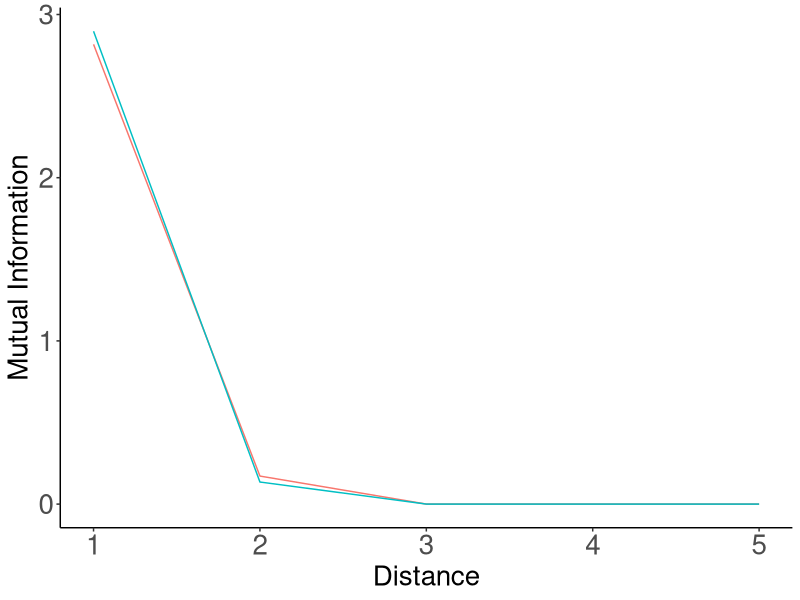
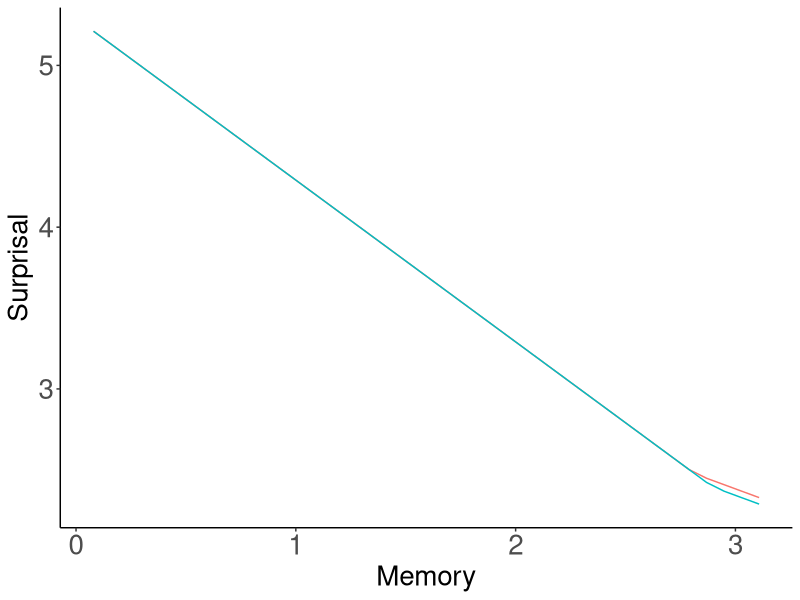
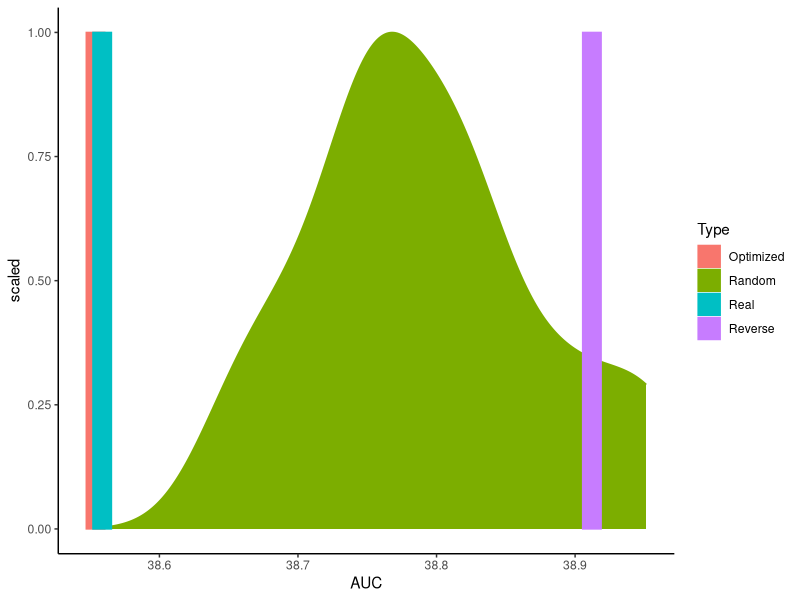

Reproduce these figures in R, in order.
library(tidyr)
library(dplyr)
library(ggplot2)

######################################

data = read.csv("results.tsv", sep="\t")


data = data %>% filter(Script == "forWords_Sesotho_RandomOrder_Normalized_HeldoutClip.py")

unigramCE = mean(data$UnigramCE)

data$Type = ifelse(data$Model %in% c("REAL", "RANDOM", "REVERSE"), as.character(data$Model), "Optimized")

data_ = data %>% group_by(Distance, Type) %>% summarise(MI=median(MI))
data_ = data_ %>% filter(Distance < 5)
data_ = data_ %>% filter(Type %in% c("REAL", "RANDOM"))
plot = ggplot(data_, aes(x=1+Distance, y=MI, color=Type)) + geom_line()
plot = plot + theme_bw()
plot = plot + xlab("Distance") + ylab("Mutual Information")
plot = plot + theme(axis.title.x=element_text(size=20), axis.title.y=element_text(size=20), axis.text = element_text(size=20))
plot = plot + theme(panel.grid.major = element_blank(), panel.grid.minor = element_blank(), panel.background = element_blank(), legend.position="none")
plot = plot + theme(axis.line = element_line(colour = "black"),
            panel.grid.major = element_blank(),
                panel.grid.minor = element_blank(),
                panel.border = element_blank(),
                    panel.background = element_blank())
ggsave(plot, file=paste("figures/Sesotho-suffixes-byMorphemes-it-heldout.pdf", sep=""), height=4, width=4)

data = read.csv("results_interpolated.tsv", sep="\t")


data = data %>% filter(Script == "forWords_Sesotho_RandomOrder_Normalized_HeldoutClip.py")

data = data %>% group_by(Type, Memory) %>% summarise(Surprisal=unigramCE-median(MI))

data_ = data %>% filter(Type %in% c("REAL", "RANDOM"))

plot = ggplot(data_, aes(x=Memory, y=Surprisal, color=Type)) + geom_line() #size=2)
plot = plot + theme_bw()
plot = plot + theme(axis.title.x=element_text(size=20), axis.title.y=element_text(size=20), axis.text = element_text(size=20))
plot = plot + theme(panel.grid.major = element_blank(), panel.grid.minor = element_blank(), panel.background = element_blank(), legend.position="none")
plot = plot + theme(axis.line = element_line(colour = "black"),
            panel.grid.major = element_blank(),
                panel.grid.minor = element_blank(),
                panel.border = element_blank(),
                    panel.background = element_blank())
ggsave(plot, file=paste("figures/Sesotho-suffixes-byMorphemes-memsurp-heldout.pdf", sep=""), height=4, width=4)


######################################

data = read.csv("results_auc.tsv", sep="\t")

data = data %>% filter(Script == "forWords_Sesotho_RandomOrder_Normalized_HeldoutClip.py")


data$Type = ifelse(data$Model %in% c("REAL", "RANDOM", "REVERSE"), as.character(data$Model), "Optimized")
data$Type = ifelse(data$Type %in% c("REAL"), "Real", as.character(data$Type))
data$Type = ifelse(data$Type %in% c("RANDOM"), "Random", as.character(data$Type))
data$Type = ifelse(data$Type %in% c("REVERSE"), "Reverse", as.character(data$Type))

data_ = data %>% filter(Type %in% c("Real", "Random", "Optimized", "Reverse"))


#plot = ggplot(data_, aes(x=AUC, y=1, color=Type, fill=Type)) + geom_bar(stat="identity") #size=2)
#plot = plot + theme_bw()
#plot = plot + theme(axis.title.x=element_blank(), axis.title.y=element_blank(), axis.text = element_text(size=20))
#plot = plot + theme(panel.grid.major = element_blank(), panel.grid.minor = element_blank(), panel.background = element_blank()) #, legend.position="none")
#plot = plot + theme(axis.line = element_line(colour = "black"),
#            panel.grid.major = element_blank(),
#                panel.grid.minor = element_blank(),
#                panel.border = element_blank(),
#                    panel.background = element_blank())
#ggsave(plot, file=paste("figures/Sesotho-suffixes-byMorphemes-auc-heldout.pdf", sep=""), height=4, width=4)

barWidth = (max(data$AUC) - min(data$AUC))/30

plot = ggplot(data_, aes(x=AUC, fill=Type, color=Type))
plot = plot + theme_classic()
#plot = plot + theme(legend.position="none")
plot = plot + geom_density(data= data_%>%filter(Type == "Random"), aes(y=..scaled..)) 
plot = plot + geom_bar(data = data_ %>% filter(!(Type %in% c("Random"))) %>% group_by(Type) %>% summarise(AUC=mean(AUC)) %>% mutate(y=1),  aes(y=y, group=Type), width=barWidth, stat="identity", position = position_dodge())
ggsave(plot, file=paste("figures/Sesotho-suffixes-byMorphemes-auc-hist-heldout.pdf", sep=""), height=4, width=4)
